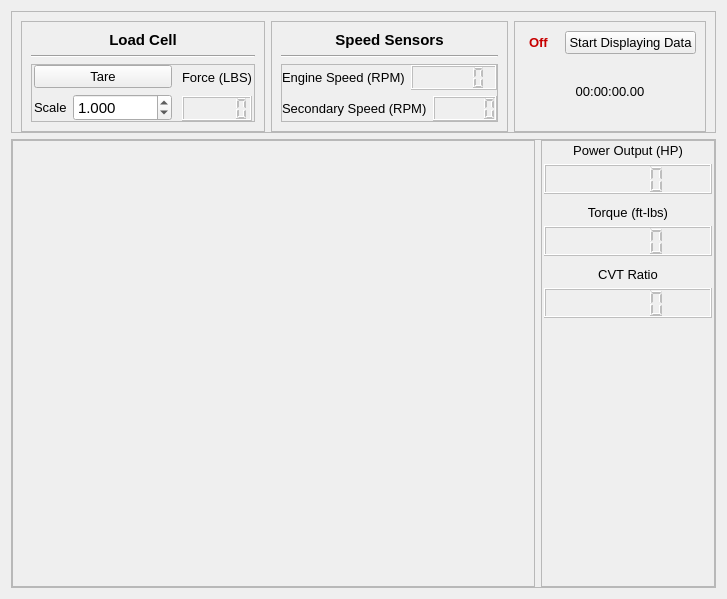
<?xml version="1.0" encoding="UTF-8"?>
<ui version="4.0">
 <class>Data_Collection</class>
 <widget class="QWidget" name="Data_Collection">
  <property name="geometry">
   <rect>
    <x>0</x>
    <y>0</y>
    <width>703</width>
    <height>599</height>
   </rect>
  </property>
  <property name="windowTitle">
   <string>Form</string>
  </property>
  <property name="styleSheet">
   <string notr="true"/>
  </property>
  <layout class="QVBoxLayout" name="verticalLayout_5" stretch="1,5">
   <item>
    <widget class="QFrame" name="frame_5">
     <property name="maximumSize">
      <size>
       <width>16777215</width>
       <height>200</height>
      </size>
     </property>
     <property name="frameShape">
      <enum>QFrame::StyledPanel</enum>
     </property>
     <property name="frameShadow">
      <enum>QFrame::Raised</enum>
     </property>
     <layout class="QHBoxLayout" name="horizontalLayout_3">
      <property name="bottomMargin">
       <number>0</number>
      </property>
      <item>
       <widget class="QFrame" name="frame_2">
        <property name="maximumSize">
         <size>
          <width>16777215</width>
          <height>200</height>
         </size>
        </property>
        <property name="frameShape">
         <enum>QFrame::StyledPanel</enum>
        </property>
        <property name="frameShadow">
         <enum>QFrame::Sunken</enum>
        </property>
        <layout class="QVBoxLayout" name="verticalLayout_3">
         <item>
          <widget class="QLabel" name="label_5">
           <property name="minimumSize">
            <size>
             <width>0</width>
             <height>18</height>
            </size>
           </property>
           <property name="maximumSize">
            <size>
             <width>16777215</width>
             <height>18</height>
            </size>
           </property>
           <property name="font">
            <font>
             <pointsize>11</pointsize>
             <weight>75</weight>
             <bold>true</bold>
            </font>
           </property>
           <property name="text">
            <string>Load Cell</string>
           </property>
           <property name="alignment">
            <set>Qt::AlignCenter</set>
           </property>
          </widget>
         </item>
         <item>
          <widget class="Line" name="line">
           <property name="orientation">
            <enum>Qt::Horizontal</enum>
           </property>
          </widget>
         </item>
         <item>
          <widget class="QFrame" name="frame_7">
           <property name="frameShape">
            <enum>QFrame::StyledPanel</enum>
           </property>
           <property name="frameShadow">
            <enum>QFrame::Raised</enum>
           </property>
           <layout class="QHBoxLayout" name="horizontalLayout_2">
            <property name="leftMargin">
             <number>0</number>
            </property>
            <property name="topMargin">
             <number>0</number>
            </property>
            <property name="rightMargin">
             <number>0</number>
            </property>
            <property name="bottomMargin">
             <number>0</number>
            </property>
            <item>
             <layout class="QVBoxLayout" name="verticalLayout">
              <property name="leftMargin">
               <number>2</number>
              </property>
              <property name="rightMargin">
               <number>2</number>
              </property>
              <item>
               <widget class="QPushButton" name="load_cell_tare">
                <property name="font">
                 <font>
                  <pointsize>10</pointsize>
                 </font>
                </property>
                <property name="text">
                 <string>Tare</string>
                </property>
               </widget>
              </item>
              <item>
               <layout class="QHBoxLayout" name="horizontalLayout_4">
                <item>
                 <widget class="QLabel" name="label_3">
                  <property name="font">
                   <font>
                    <pointsize>10</pointsize>
                   </font>
                  </property>
                  <property name="text">
                   <string>Scale</string>
                  </property>
                  <property name="scaledContents">
                   <bool>false</bool>
                  </property>
                 </widget>
                </item>
                <item>
                 <widget class="QDoubleSpinBox" name="load_cell_scale">
                  <property name="font">
                   <font>
                    <pointsize>11</pointsize>
                   </font>
                  </property>
                  <property name="decimals">
                   <number>3</number>
                  </property>
                  <property name="maximum">
                   <double>10000.000000000000000</double>
                  </property>
                  <property name="value">
                   <double>1.000000000000000</double>
                  </property>
                 </widget>
                </item>
               </layout>
              </item>
             </layout>
            </item>
            <item>
             <layout class="QVBoxLayout" name="verticalLayout_8">
              <property name="leftMargin">
               <number>2</number>
              </property>
              <property name="rightMargin">
               <number>2</number>
              </property>
              <item>
               <widget class="QLabel" name="label_2">
                <property name="font">
                 <font>
                  <pointsize>10</pointsize>
                 </font>
                </property>
                <property name="text">
                 <string>Force (LBS)</string>
                </property>
                <property name="alignment">
                 <set>Qt::AlignCenter</set>
                </property>
               </widget>
              </item>
              <item>
               <widget class="QLCDNumber" name="force_lcd">
                <property name="enabled">
                 <bool>false</bool>
                </property>
               </widget>
              </item>
             </layout>
            </item>
           </layout>
          </widget>
         </item>
        </layout>
       </widget>
      </item>
      <item>
       <widget class="QFrame" name="frame_4">
        <property name="maximumSize">
         <size>
          <width>16777215</width>
          <height>200</height>
         </size>
        </property>
        <property name="frameShape">
         <enum>QFrame::StyledPanel</enum>
        </property>
        <property name="frameShadow">
         <enum>QFrame::Sunken</enum>
        </property>
        <layout class="QVBoxLayout" name="verticalLayout_4">
         <item>
          <widget class="QLabel" name="label_6">
           <property name="enabled">
            <bool>true</bool>
           </property>
           <property name="sizePolicy">
            <sizepolicy hsizetype="Preferred" vsizetype="Fixed">
             <horstretch>0</horstretch>
             <verstretch>0</verstretch>
            </sizepolicy>
           </property>
           <property name="minimumSize">
            <size>
             <width>0</width>
             <height>18</height>
            </size>
           </property>
           <property name="maximumSize">
            <size>
             <width>16777215</width>
             <height>18</height>
            </size>
           </property>
           <property name="font">
            <font>
             <pointsize>11</pointsize>
             <weight>75</weight>
             <bold>true</bold>
            </font>
           </property>
           <property name="text">
            <string>Speed Sensors</string>
           </property>
           <property name="alignment">
            <set>Qt::AlignCenter</set>
           </property>
          </widget>
         </item>
         <item>
          <widget class="Line" name="line_2">
           <property name="orientation">
            <enum>Qt::Horizontal</enum>
           </property>
          </widget>
         </item>
         <item>
          <widget class="QFrame" name="frame_3">
           <property name="frameShape">
            <enum>QFrame::StyledPanel</enum>
           </property>
           <property name="frameShadow">
            <enum>QFrame::Raised</enum>
           </property>
           <layout class="QVBoxLayout" name="verticalLayout_6">
            <property name="leftMargin">
             <number>0</number>
            </property>
            <property name="topMargin">
             <number>0</number>
            </property>
            <property name="rightMargin">
             <number>0</number>
            </property>
            <property name="bottomMargin">
             <number>0</number>
            </property>
            <item>
             <layout class="QHBoxLayout" name="horizontalLayout_5">
              <item>
               <widget class="QLabel" name="label_7">
                <property name="font">
                 <font>
                  <pointsize>10</pointsize>
                 </font>
                </property>
                <property name="text">
                 <string>Engine Speed (RPM)</string>
                </property>
               </widget>
              </item>
              <item>
               <widget class="QLCDNumber" name="engine_speed_lcd">
                <property name="enabled">
                 <bool>false</bool>
                </property>
                <property name="font">
                 <font>
                  <pointsize>10</pointsize>
                 </font>
                </property>
               </widget>
              </item>
             </layout>
            </item>
            <item>
             <layout class="QHBoxLayout" name="horizontalLayout_6">
              <item>
               <widget class="QLabel" name="label_8">
                <property name="font">
                 <font>
                  <pointsize>10</pointsize>
                 </font>
                </property>
                <property name="text">
                 <string>Secondary Speed (RPM)</string>
                </property>
               </widget>
              </item>
              <item>
               <widget class="QLCDNumber" name="secondary_speed_lcd">
                <property name="enabled">
                 <bool>false</bool>
                </property>
                <property name="font">
                 <font>
                  <pointsize>10</pointsize>
                 </font>
                </property>
               </widget>
              </item>
             </layout>
            </item>
           </layout>
          </widget>
         </item>
        </layout>
       </widget>
      </item>
      <item>
       <widget class="QFrame" name="frame_displayingBox">
        <property name="sizePolicy">
         <sizepolicy hsizetype="Preferred" vsizetype="Preferred">
          <horstretch>0</horstretch>
          <verstretch>0</verstretch>
         </sizepolicy>
        </property>
        <property name="maximumSize">
         <size>
          <width>300</width>
          <height>200</height>
         </size>
        </property>
        <property name="styleSheet">
         <string notr="true"/>
        </property>
        <property name="frameShape">
         <enum>QFrame::StyledPanel</enum>
        </property>
        <property name="frameShadow">
         <enum>QFrame::Sunken</enum>
        </property>
        <layout class="QVBoxLayout" name="verticalLayout_2">
         <item>
          <layout class="QHBoxLayout" name="horizontalLayout">
           <item>
            <widget class="QLabel" name="indicator_onOrOff">
             <property name="minimumSize">
              <size>
               <width>35</width>
               <height>0</height>
              </size>
             </property>
             <property name="maximumSize">
              <size>
               <width>35</width>
               <height>16777215</height>
              </size>
             </property>
             <property name="font">
              <font>
               <pointsize>10</pointsize>
               <weight>75</weight>
               <bold>true</bold>
              </font>
             </property>
             <property name="text">
              <string>&lt;html&gt;&lt;head/&gt;&lt;body&gt;&lt;p&gt;&lt;span style=&quot; color:#c70000;&quot;&gt;Off&lt;/span&gt;&lt;/p&gt;&lt;/body&gt;&lt;/html&gt;</string>
             </property>
             <property name="indent">
              <number>5</number>
             </property>
            </widget>
           </item>
           <item>
            <widget class="QPushButton" name="button_display">
             <property name="font">
              <font>
               <pointsize>10</pointsize>
              </font>
             </property>
             <property name="styleSheet">
              <string notr="true"/>
             </property>
             <property name="text">
              <string>Start Displaying Data</string>
             </property>
             <property name="checkable">
              <bool>true</bool>
             </property>
            </widget>
           </item>
          </layout>
         </item>
         <item>
          <widget class="QLabel" name="label_timeElapsed">
           <property name="font">
            <font>
             <pointsize>10</pointsize>
            </font>
           </property>
           <property name="text">
            <string>00:00:00.00</string>
           </property>
           <property name="alignment">
            <set>Qt::AlignCenter</set>
           </property>
          </widget>
         </item>
        </layout>
       </widget>
      </item>
     </layout>
    </widget>
   </item>
   <item>
    <widget class="QFrame" name="frame">
     <property name="frameShape">
      <enum>QFrame::StyledPanel</enum>
     </property>
     <property name="frameShadow">
      <enum>QFrame::Raised</enum>
     </property>
     <layout class="QHBoxLayout" name="horizontalLayout_9" stretch="3,1">
      <property name="leftMargin">
       <number>0</number>
      </property>
      <property name="topMargin">
       <number>0</number>
      </property>
      <property name="rightMargin">
       <number>0</number>
      </property>
      <property name="bottomMargin">
       <number>0</number>
      </property>
      <item>
       <widget class="QFrame" name="graph_frame">
        <property name="frameShape">
         <enum>QFrame::StyledPanel</enum>
        </property>
        <property name="frameShadow">
         <enum>QFrame::Raised</enum>
        </property>
        <layout class="QGridLayout" name="gridLayout">
         <item row="0" column="0">
          <layout class="QGridLayout" name="graph_layout"/>
         </item>
        </layout>
       </widget>
      </item>
      <item>
       <widget class="QFrame" name="frame_6">
        <property name="maximumSize">
         <size>
          <width>300</width>
          <height>16777215</height>
         </size>
        </property>
        <property name="frameShape">
         <enum>QFrame::StyledPanel</enum>
        </property>
        <property name="frameShadow">
         <enum>QFrame::Raised</enum>
        </property>
        <layout class="QVBoxLayout" name="verticalLayout_7">
         <property name="leftMargin">
          <number>2</number>
         </property>
         <property name="topMargin">
          <number>2</number>
         </property>
         <property name="rightMargin">
          <number>2</number>
         </property>
         <property name="bottomMargin">
          <number>2</number>
         </property>
         <item>
          <widget class="QLabel" name="label">
           <property name="font">
            <font>
             <pointsize>10</pointsize>
            </font>
           </property>
           <property name="text">
            <string>Power Output (HP)</string>
           </property>
           <property name="alignment">
            <set>Qt::AlignCenter</set>
           </property>
          </widget>
         </item>
         <item>
          <widget class="QLCDNumber" name="power_lcd">
           <property name="enabled">
            <bool>false</bool>
           </property>
           <property name="minimumSize">
            <size>
             <width>0</width>
             <height>30</height>
            </size>
           </property>
           <property name="font">
            <font>
             <pointsize>10</pointsize>
            </font>
           </property>
          </widget>
         </item>
         <item>
          <spacer name="verticalSpacer_3">
           <property name="orientation">
            <enum>Qt::Vertical</enum>
           </property>
           <property name="sizeType">
            <enum>QSizePolicy::Fixed</enum>
           </property>
           <property name="sizeHint" stdset="0">
            <size>
             <width>0</width>
             <height>5</height>
            </size>
           </property>
          </spacer>
         </item>
         <item>
          <widget class="QLabel" name="label_4">
           <property name="font">
            <font>
             <pointsize>10</pointsize>
            </font>
           </property>
           <property name="text">
            <string>Torque (ft-lbs)</string>
           </property>
           <property name="alignment">
            <set>Qt::AlignCenter</set>
           </property>
          </widget>
         </item>
         <item>
          <widget class="QLCDNumber" name="torque_lcd">
           <property name="enabled">
            <bool>false</bool>
           </property>
           <property name="minimumSize">
            <size>
             <width>0</width>
             <height>30</height>
            </size>
           </property>
           <property name="font">
            <font>
             <pointsize>10</pointsize>
            </font>
           </property>
          </widget>
         </item>
         <item>
          <spacer name="verticalSpacer">
           <property name="orientation">
            <enum>Qt::Vertical</enum>
           </property>
           <property name="sizeType">
            <enum>QSizePolicy::Fixed</enum>
           </property>
           <property name="sizeHint" stdset="0">
            <size>
             <width>0</width>
             <height>5</height>
            </size>
           </property>
          </spacer>
         </item>
         <item>
          <widget class="QLabel" name="label_9">
           <property name="font">
            <font>
             <pointsize>10</pointsize>
            </font>
           </property>
           <property name="text">
            <string>CVT Ratio</string>
           </property>
           <property name="alignment">
            <set>Qt::AlignCenter</set>
           </property>
          </widget>
         </item>
         <item>
          <widget class="QLCDNumber" name="cvt_ratio_lcd">
           <property name="enabled">
            <bool>false</bool>
           </property>
           <property name="minimumSize">
            <size>
             <width>0</width>
             <height>30</height>
            </size>
           </property>
           <property name="font">
            <font>
             <pointsize>10</pointsize>
            </font>
           </property>
          </widget>
         </item>
         <item>
          <spacer name="verticalSpacer_2">
           <property name="orientation">
            <enum>Qt::Vertical</enum>
           </property>
           <property name="sizeHint" stdset="0">
            <size>
             <width>20</width>
             <height>40</height>
            </size>
           </property>
          </spacer>
         </item>
        </layout>
       </widget>
      </item>
     </layout>
    </widget>
   </item>
  </layout>
 </widget>
 <resources/>
 <connections/>
</ui>
